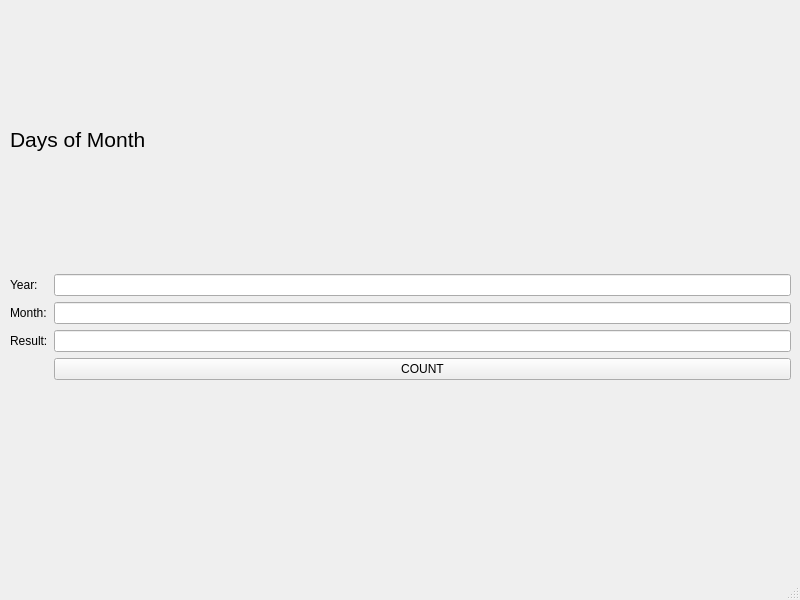
<?xml version="1.0" encoding="UTF-8"?>
<ui version="4.0">
 <class>MainWindow</class>
 <widget class="QMainWindow" name="MainWindow">
  <property name="geometry">
   <rect>
    <x>0</x>
    <y>0</y>
    <width>800</width>
    <height>600</height>
   </rect>
  </property>
  <property name="windowTitle">
   <string>MainWindow</string>
  </property>
  <widget class="QWidget" name="centralwidget">
   <widget class="QWidget" name="verticalLayoutWidget">
    <property name="geometry">
     <rect>
      <x>10</x>
      <y>10</y>
      <width>781</width>
      <height>521</height>
     </rect>
    </property>
    <layout class="QVBoxLayout" name="verticalLayout">
     <item>
      <widget class="QLabel" name="label">
       <property name="font">
        <font>
         <pointsize>16</pointsize>
        </font>
       </property>
       <property name="text">
        <string>Days of Month</string>
       </property>
      </widget>
     </item>
     <item>
      <layout class="QFormLayout" name="formLayout_2">
       <item row="0" column="0">
        <widget class="QLabel" name="yearLabel">
         <property name="text">
          <string>Year:</string>
         </property>
        </widget>
       </item>
       <item row="0" column="1">
        <widget class="QLineEdit" name="yearLineEdit">
         <property name="text">
          <string/>
         </property>
        </widget>
       </item>
       <item row="1" column="0">
        <widget class="QLabel" name="monthLabel">
         <property name="text">
          <string>Month:</string>
         </property>
        </widget>
       </item>
       <item row="1" column="1">
        <widget class="QLineEdit" name="monthLineEdit"/>
       </item>
       <item row="3" column="0">
        <widget class="QLabel" name="resultLabel">
         <property name="text">
          <string>Result:</string>
         </property>
        </widget>
       </item>
       <item row="3" column="1">
        <widget class="QLineEdit" name="resultLineEdit"/>
       </item>
       <item row="4" column="1">
        <widget class="QPushButton" name="pushButton">
         <property name="text">
          <string>COUNT</string>
         </property>
        </widget>
       </item>
      </layout>
     </item>
    </layout>
   </widget>
  </widget>
  <widget class="QMenuBar" name="menubar">
   <property name="geometry">
    <rect>
     <x>0</x>
     <y>0</y>
     <width>800</width>
     <height>26</height>
    </rect>
   </property>
  </widget>
  <widget class="QStatusBar" name="statusbar"/>
 </widget>
 <resources/>
 <connections/>
</ui>
